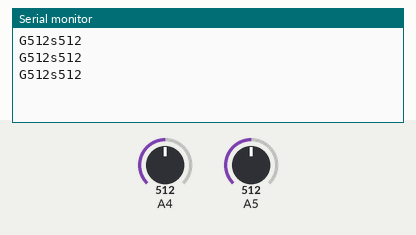
The sketch below on a simulated Arduino Uno, built with avr-gcc and run on an emulated ATmega328P. Parts: the last lines printed to the serial monitor. The test bench sets the inputs (shaded band); at power-on: A4 = 512, A5 = 512.

Above: at 1.3 s.
1.4 s: A4 set to 716
At 1.9 s:
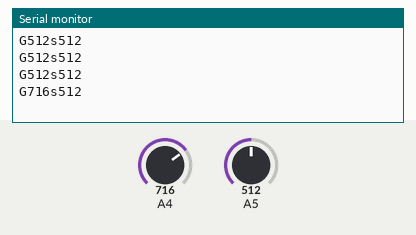
2.9 s: A5 set to 716
At 3.4 s:
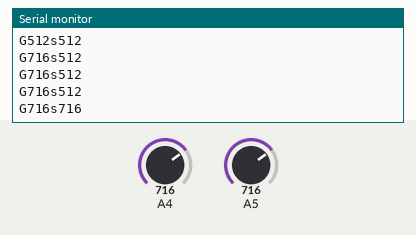
4.4 s: A4 set to 900
At 4.9 s:
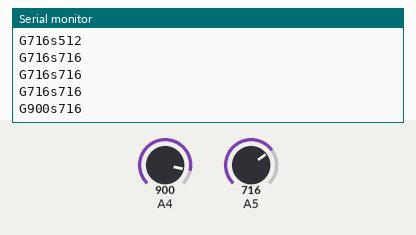
5.9 s: A5 set to 900
At 6.4 s:
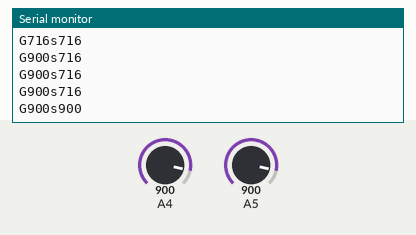
Timing chart, 0 to 8.4 s (numbered marks = the images above; inputs shaded):
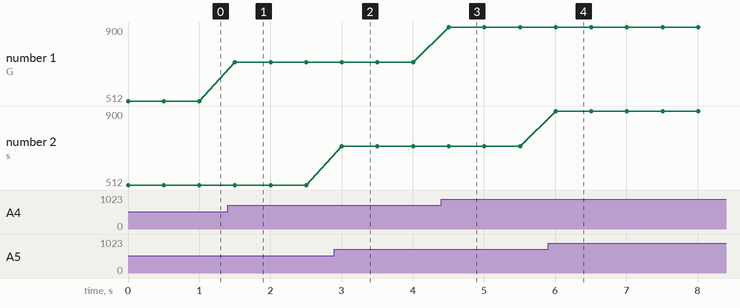

The sketch:

transmiter.ino
```cpp
int gas=0;
int sound=0;
void setup() {
Serial.begin(9600);
pinMode(A4,INPUT);
pinMode(A5,INPUT);

}

void loop() {
gas=analogRead(A4);
sound=analogRead(A5);
Serial.println("G"+String(gas)+"s"+String(sound));

/*Serial.print('G');
Serial.println(gas);
Serial.print('S');
Serial.println(sound);

Serial.println("");

*/

delay(500);

}
```

Measured:
- after the input at 1.4 s, the serial monitor: prints a new line after 0.10 s (image 1)
- after the input at 2.9 s, the serial monitor: prints a new line after 0.10 s (image 2)
- after the input at 4.4 s, the serial monitor: prints a new line after 0.11 s (image 3)
- after the input at 5.9 s, the serial monitor: prints a new line after 0.11 s (image 4)
- plotted number 1: 512 → 716 after the input at 1.4 s, 716 → 900 after the input at 4.4 s
